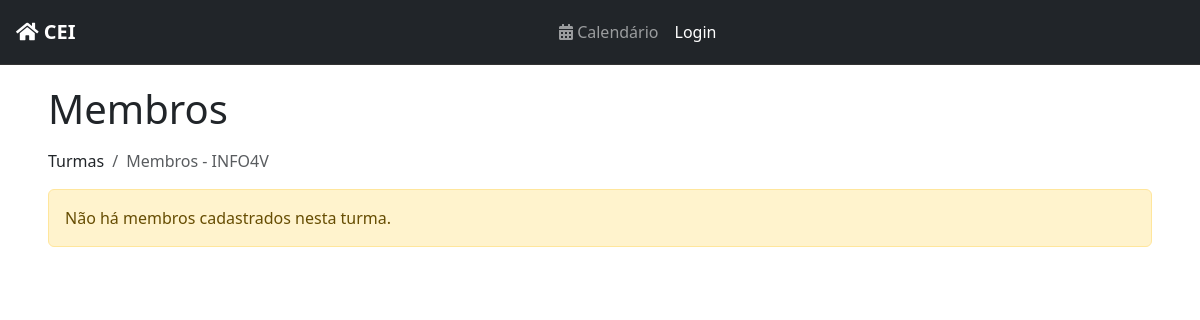
The page /turma/2/ on the database as committed earlier.
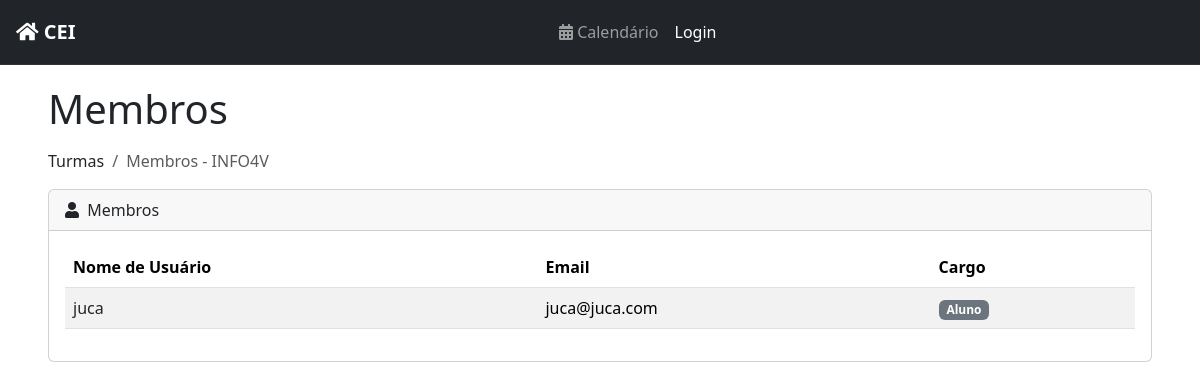
The same page on the database as committed later.
### profiles/models.py (models this page shows, shortened)
class CustomUser(AbstractUser):
    id = models.BigAutoField(primary_key=True)
    turma = models.ForeignKey('classes.Turma', on_delete=models.SET_NULL, blank=True, null=True)
    @property
    def cargo(self):
        if self.groups.filter(name="Tutor").exists():
            return "Aluno e Tutor"
        elif self.groups.filter(name="Discente").exists():
            return "Aluno"
        elif self.groups.filter(name="Docente").exists():
            return "Professor"
        return "Indefinido"

### classes/views.py (the view)
# urls.py: path('turma/<int:pk>/', TurmaMembersView.as_view(), name='turma_members'),
class TurmaMembersView(DetailView):
    model = Turma
    template_name = 'classes/listar_membros.html'
    context_object_name = 'turma'
    def get_context_data(self, **kwargs):
        context = super().get_context_data(**kwargs)
        turma = self.object
        group_name = f"{turma.nome}_{turma.serie}_{turma.turno}_{turma.curso}"
        group = Group.objects.filter(name=group_name).first()
        context['members'] = group.user_set.all() if group else []
        return context

### classes/templates/classes/listar_membros.html (shortened to what this page needs)
{% extends 'base.html' %}
{% block content %}
<div class="container-fluid">
    <h1 class="mb-3">Membros</h1>
    <ol class="breadcrumb mb-3">
        <li class="breadcrumb-item">Turmas</li>
        <li class="breadcrumb-item active">Membros - {{ turma.nome }}</li>
    </ol>
    {% if members %}
        <div class="card">
            <div class="card-header">
                <i class="fas fa-user me-1"></i>
                Membros
            </div>
            <div class="card-body">
                <div class="table-responsive">
                    <table id="membersTable" class="table table-striped table-hover">
                        <thead>
                            <tr>
                                <th>Nome de Usuário</th>
                                <th>Email</th>
                                <th>Cargo</th>
                            </tr>
                        </thead>
                        <tbody>
                            {% for member in members %}
                            <tr>
                                <td>
                                    <a href="{% url 'user_detail' member.id %}" class="text-decoration-none text-dark">{{ member.username }}</a>
                                </td>
                                <td>{{ member.email }}</td>
                                <td>
                                    {% if member.cargo == "Aluno e Tutor" %}
                                        <span class="badge text-bg-info">Aluno e Tutor</span>
                                    {% elif member.cargo == "Aluno" %}
                                        <span class="badge text-bg-secondary">Aluno</span>
                                    {% else %}
                                        <span class="badge text-bg-primary">{{ member.cargo }}</span>
                                    {% endif %}
                                </td>
                            </tr>
                            {% endfor %}
                        </tbody>
                    </table>
                </div>
            </div>
        </div>
    {% else %}
        <div class="alert alert-warning" role="alert">
            Não há membros cadastrados nesta turma.
        </div>
    {% endif %}
</div>
{% endblock %}
{% block scripts %}
<link href="https://cdn.jsdelivr.net/npm/simple-datatables@7.1.2/dist/style.min.css" rel="stylesheet" />
{% endblock %}

Rows that differ between the two databases and show on the page:
now on this page (row edited): CustomUser: username "juca", email "juca@juca.com", shows "Aluno"
Other text that changed with them:
text no longer shown: "Não há membros cadastrados nesta turma."
text now shown: "Membros Nome de Usuário Email Cargo"
